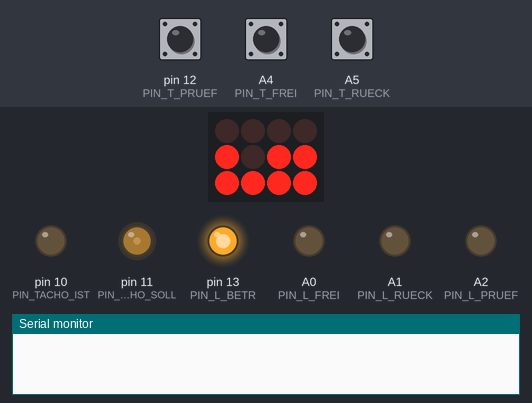
Simulated run of this sketch. Board: Arduino Uno, built with avr-gcc and run on an emulated ATmega328P. On the bench: 4×3 LED matrix, output pins drawn as LEDs (lit = HIGH), the last lines printed to the serial monitor. Wiring (inferred from the names in the program): LED matrix (orientation assumed): rows pin 2, pin 3, pin 9; columns pin 4, pin 5, pin 6, pin 8. Dashed ring = blinking. The inputs (shaded band) are chosen by the test bench; at power-on: pin 12 (PIN_T_PRUEF) HIGH, A5 (PIN_T_RUECK) HIGH, A4 (PIN_T_FREI) HIGH. Pins used as bus, display or sensor lines are not drawn.

Above: at 5.1 s.
5.2 s: pin 12 (PIN_T_PRUEF) pulled LOW for 0.15 s
At 5.89 s:
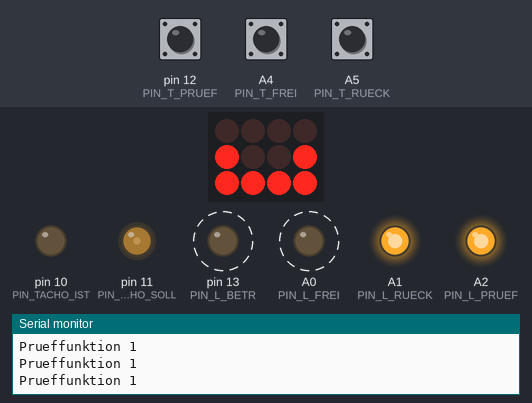
5.9 s: A5 (PIN_T_RUECK) pulled LOW for 0.15 s
At 6.6 s:
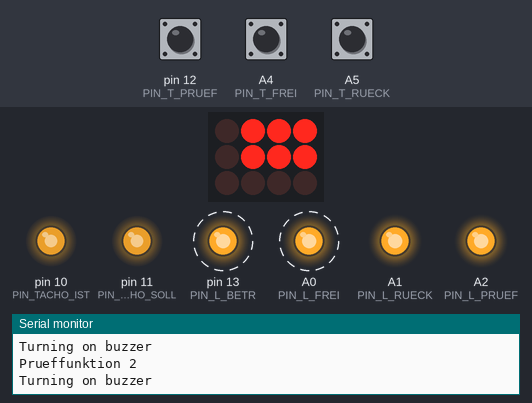
8.3 s: pin 12 (PIN_T_PRUEF) pulled LOW for 1 s
At 9.6 s:
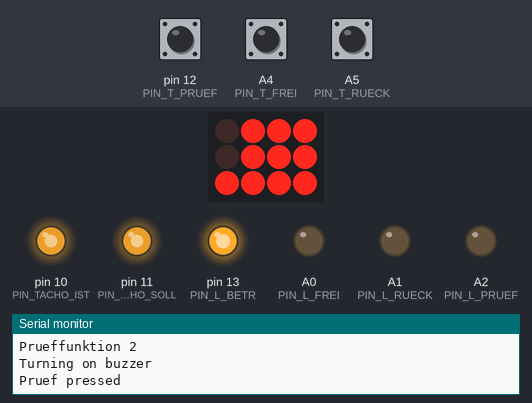
10.8 s: pin 12 (PIN_T_PRUEF) pulled LOW for 0.15 s
At 12.2 s:
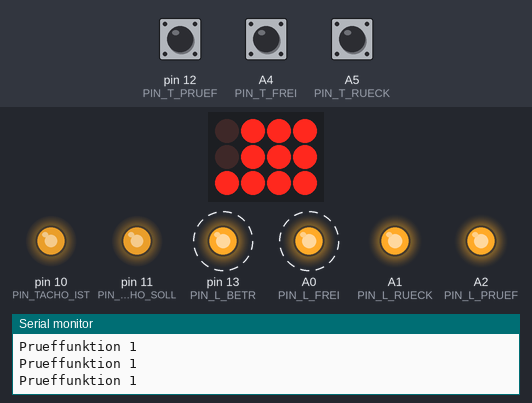
13.8 s: A5 (PIN_T_RUECK) pulled LOW for 1 s
At 14.8 s:
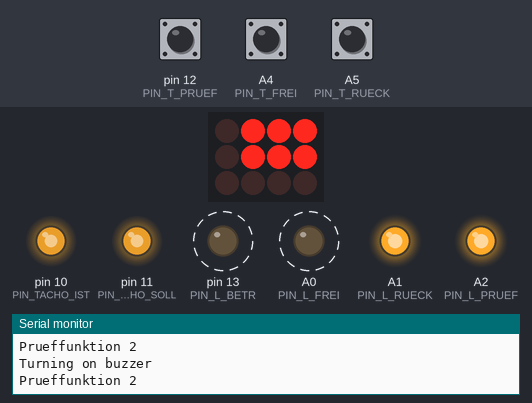
17.8 s: A5 (PIN_T_RUECK) pulled LOW for 0.15 s
At 18.5 s:
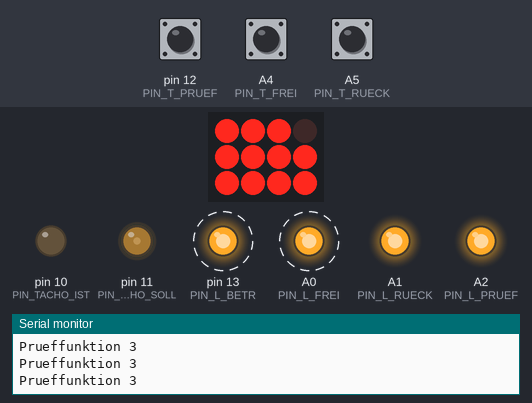
Timing chart, 0 to 21.1 s (numbered marks = the images above; inputs shaded):
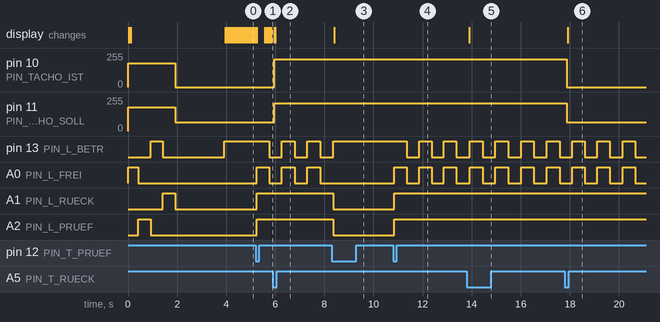

The sketch:

zub.ino
```cpp
#include "InputDebounce.h"

#define BUTTON_DEBOUNCE_DELAY 20 // [ms]

#define PRUEF_BUTTON_HOLD_TIME 5000 // [ms]
#define BLINK_INTERVAL 500          // [ms]
#define TRAIN_LENGTH 26
#define TERM_LINES 24
#define TERM_COLUMNS 80
#define CONSOLE_DRAW_INTERVAL 5000

// DISPLAY PINS
#define PIN_B0 2
#define PIN_B1 3
#define PIN_B2 4
#define PIN_B3 5

#define PIN_CS1 7
#define PIN_CS2 6

#define PIN_DS1 8
#define PIN_DS2 9

// BUTTON PINS

#define PIN_T_FREI A4 // vorher 10
#define PIN_T_RUECK A5 // vorher 11
#define PIN_T_PRUEF 12

// LAMP PINS

#define PIN_L_BETR 13
#define PIN_L_FREI A0
#define PIN_L_RUECK A1
#define PIN_L_PRUEF A2

#define PIN_BUZZER A3

// Tachometer PINS
#define PIN_TACHO_IST 10
#define PIN_TACHO_SOLL 11

bool on = 1;
bool off = 0;

int currentSpeedLimit = 25;
int currentSpeed = 0;

int H0count = 0;
int resetCount = 0;
int currentTestDisplay = 0;

/* Test Displays:
 *  1 - VMAX
 *  2 - Test (8888, Buzzer)
 *  3 - count H0 H000
 *  4 - E010 - Freischaltungen an H0
 *  5 - L000 ?
 *  6 - Zuglänge 35H
 *  7 - 2221
 *  8 - blank
 */

unsigned long previousBlinkMillisFrei = millis();
unsigned long previousBlinkMillisBetr = millis();

bool lastBlinkStateBetr = false;
bool lastBlinkStateFrei = false;

// Button debouncing

bool freiLastState = HIGH;
bool pruefLastState = HIGH;
bool rueckLastState = HIGH;

unsigned long lastDebounceTimeFrei = 0;
unsigned long lastDebounceTimePruef = 0;
unsigned long lastDebounceTimeRueck = 0;

// States

bool lightFreiOn = false;
bool lightPruefOn = false;
bool lightBetrOn = false;
bool lightRueckOn = false;
bool buzzerOn = false;


static InputDebounce freiButton;
static InputDebounce pruefButton;
static InputDebounce rueckButton;
unsigned long lastDrawOfConsole = 0;

bool lcdNum[16][4] =
    {
        {off, off, off, off}, // 0
        {off, off, off, on},  // 1
        {off, off, on, off},  // 2
        {off, off, on, on},   // 3
        {off, on, off, off},  // 4
        {off, on, off, on},   // 5
        {off, on, on, off},   // 6
        {off, on, on, on},    // 7
        {on, off, off, off},  // 8
        {on, off, off, on},   // 9
        {on, off, on, off},   // -      //array pos 10
        {on, off, on, on},    // E      //array pos 11
        {on, on, off, off},   // H      //array pos 12
        {on, on, off, on},    // L      //array pos 13
        {on, on, on, off},    // P      //array pos 14
        {on, on, on, on}      // Blank  //array pos 15
};


char charsInArray[] = "0123456789-EHLP ";

int getIndexOfChar(char c) {
  const char *ptr = strchr(charsInArray, c);
  if (ptr) {
    int index = ptr-charsInArray;
    return index;
  }
  return -1;
}

void displayString(char* str) {
  if (strlen(str) == 4) {
     int charIndex1 = getIndexOfChar(str[0]);
     int charIndex2 = getIndexOfChar(str[1]);
     int charIndex3 = getIndexOfChar(str[2]);
     int charIndex4 = getIndexOfChar(str[3]);
     if (charIndex1 != -1 && charIndex2 != -1 && charIndex3 != -1 && charIndex4 != -1) {
      disD1(lcdNum[charIndex1][0], lcdNum[charIndex1][1], lcdNum[charIndex1][2], lcdNum[charIndex1][3]);
      disD2(lcdNum[charIndex2][0], lcdNum[charIndex2][1], lcdNum[charIndex2][2], lcdNum[charIndex2][3]);
      disD3(lcdNum[charIndex3][0], lcdNum[charIndex3][1], lcdNum[charIndex3][2], lcdNum[charIndex3][3]);
      disD4(lcdNum[charIndex4][0], lcdNum[charIndex4][1], lcdNum[charIndex4][2], lcdNum[charIndex4][3]);
     }
  }
}

int lcdState[4] = {0, 0, 0, 0};
/* #region LAMP */

void turnOnBetr()
{
  digitalWrite(PIN_L_BETR, HIGH);
  lightBetrOn = true;
}

void turnOffBetr()
{
  digitalWrite(PIN_L_BETR, LOW);
  lightBetrOn = false;
}
void turnOnFrei()
{
  digitalWrite(PIN_L_FREI, HIGH);
  lightFreiOn = true;
}
void turnOffFrei()
{
  digitalWrite(PIN_L_FREI, LOW);
  lightFreiOn = false;
}
void turnOnPruef()
{
  digitalWrite(PIN_L_PRUEF, HIGH);
  lightPruefOn = true;
}
void turnOffPruef()
{
  digitalWrite(PIN_L_PRUEF, LOW);
  lightPruefOn = false;
}
void turnOnRueck()
{
  digitalWrite(PIN_L_RUECK, HIGH);
  lightRueckOn = true;
}
void turnOffRueck()
{
  digitalWrite(PIN_L_RUECK, LOW);
  lightRueckOn = false;
}
void turnOnBuzzer() {
  Serial.println("Turning on buzzer");
  digitalWrite(PIN_BUZZER, HIGH);
  buzzerOn = true;
}
void turnOffBuzzer() {
  digitalWrite(PIN_BUZZER, LOW);
  buzzerOn = false;
}
// #endregion

// #region Tacho

/* Mapping Speed to PWM */
// at 390 ohm
/* 12 = 5 km /h
 * 25 = 10km/h
 * 39 = 15km/h
 * 51 = 20 kh/h
 * 64 = 25km/h
 * 77 = 30 km/h
 * 90 = 35 km/h
 * 103 = 40 km/h
 * 117 = 45 km/h
 * 130 = 50 km/h
 * 143 = 55 km/h
 * 156 = 60 km/h
 * 168 = 65 km/h
 * 180 = 70 km/h
 * 194 = 75 km/h
 * 207 = 80 km/h
 * 218 = 85 km/h
 * 231 = 90 km/h
 */

int convertToPWM(int desiredSpeed) {
    if (desiredSpeed < 1) {
      return 0;
    }
    int speeds[] = {0, 5, 10, 15, 20, 25, 30, 35, 40, 45, 50, 55, 60, 65, 70, 75, 80, 85, 90};
    int pwms[] = {0, 12, 25, 39, 51, 64, 77, 90, 103, 117, 130, 143, 156, 168, 180, 194, 207, 218, 231};

    int i = 0;
    while (speeds[i] < desiredSpeed) {
        i++;
    }

    int speed1 = speeds[i - 1];
    int speed2 = speeds[i];
    int pwm1 = pwms[i - 1];
    int pwm2 = pwms[i];

    int estimatedPWM = pwm1 + (pwm2 - pwm1) * (desiredSpeed - speed1) / (speed2 - speed1);

    // Ensure PWM value is within the valid range of 0 to 255
    if (estimatedPWM < 0) {
        estimatedPWM = 0;
    } else if (estimatedPWM > 255) {
        estimatedPWM = 255;
    }

    return estimatedPWM;
}


void setCurrentSpeed(int kmh) {
    if (kmh > -1 && kmh < 91) {
      currentSpeed = kmh;
      analogWrite(PIN_TACHO_IST, convertToPWM(kmh));
    }
}
void setCurrentSpeedLimit(int kmh) {
      if (kmh > -1 && kmh < 91) {
        currentSpeedLimit = kmh;
        analogWrite(PIN_TACHO_SOLL, convertToPWM(kmh));
      }

}

// #endregion


void drawStateOnSerial()
{
  if ((millis() - lastDrawOfConsole) >= CONSOLE_DRAW_INTERVAL)
  {
    lastDrawOfConsole = millis();
    // Clear screen
    Serial.print("\033[2J");
    // Draw border

    // print display

    // assume 80 columns, 25 rows
    for (int y = 0; y < 6; y++)
    {
      Serial.print("\n");
    }
    Serial.print(lcdState[2]);
    Serial.print(lcdState[3]);
    Serial.print("\n");

    for (int i = 0; i < TERM_COLUMNS; i++)
    {
      // If we are in a display subroutine
      if (i == 38)
      {
        Serial.print(lcdState[0]);
      }
      else if (i == 39)
      {
        Serial.print(lcdState[1]);
      }
      else if (i == 40)
      {
        Serial.print(lcdState[2]);
      }
      else if (i == 41)
      {
        Serial.print(lcdState[3]);
      }
      else
      {
        Serial.print(" ");
      }
    }
    Serial.print("\n");
    // print light status
    Serial.print(" Frei: ");
    Serial.print(lightFreiOn);
    Serial.print(" Pruef: ");
    Serial.print(lightPruefOn);
    Serial.print(" Betr: ");
    Serial.print(lightBetrOn);
    Serial.print(" Rueck: ");
    Serial.print(lightRueckOn);

    // print if pressed
    Serial.print("\n");
    Serial.print("Current test mode: ");
    Serial.println(currentTestDisplay);
  }
}

//#region LCD drawing

void disD1(bool a, bool b, bool c, bool d)
{
  digitalWrite(PIN_B3, a);
  digitalWrite(PIN_B2, b);
  digitalWrite(PIN_B1, c);
  digitalWrite(PIN_B0, d);
  digitalWrite(PIN_DS1, LOW);
  digitalWrite(PIN_DS2, LOW);
  delay(2);
  digitalWrite(PIN_CS2, LOW);
  delay(2);
  digitalWrite(PIN_CS2, HIGH);
}
void disD2(bool a, bool b, bool c, bool d)
{
  digitalWrite(PIN_B3, a);
  digitalWrite(PIN_B2, b);
  digitalWrite(PIN_B1, c);
  digitalWrite(PIN_B0, d);
  digitalWrite(PIN_DS1, HIGH);
  digitalWrite(PIN_DS2, LOW);
  delay(2);
  digitalWrite(PIN_CS2, LOW);
  delay(2);
  digitalWrite(PIN_CS2, HIGH);
}
void disD3(bool a, bool b, bool c, bool d)
{
  digitalWrite(PIN_B3, a);
  digitalWrite(PIN_B2, b);
  digitalWrite(PIN_B1, c);
  digitalWrite(PIN_B0, d);
  digitalWrite(PIN_DS1, LOW);
  digitalWrite(PIN_DS2, HIGH);
  delay(2);
  digitalWrite(PIN_CS2, LOW);
  delay(2);
  digitalWrite(PIN_CS2, HIGH);
}
void disD4(bool a, bool b, bool c, bool d)
{
  digitalWrite(PIN_B3, a);
  digitalWrite(PIN_B2, b);
  digitalWrite(PIN_B1, c);
  digitalWrite(PIN_B0, d);
  digitalWrite(PIN_DS1, HIGH);
  digitalWrite(PIN_DS2, HIGH);
  delay(2);
  digitalWrite(PIN_CS2, LOW);
  delay(2);
  digitalWrite(PIN_CS2, HIGH);
}
void blankDisplay() // "  "
{
  disD1(lcdNum[15][0], lcdNum[15][1], lcdNum[15][2], lcdNum[15][3]);
  disD2(lcdNum[15][0], lcdNum[15][1], lcdNum[15][2], lcdNum[15][3]);
  disD3(lcdNum[15][0], lcdNum[15][1], lcdNum[15][2], lcdNum[15][3]);
  disD4(lcdNum[15][0], lcdNum[15][1], lcdNum[15][2], lcdNum[15][3]);
}

void displayDigitAtPosition(unsigned short digit, unsigned short position)
{
  if (digit < 10 && position < 4)
  {
    switch (position)
    {
    case 0:
      lcdState[0] = digit;
      disD1(lcdNum[digit, 0], lcdNum[digit, 1], lcdNum[digit, 2], lcdNum[digit, 3]);
    case 1:
      lcdState[1] = digit;
      disD2(lcdNum[digit, 0], lcdNum[digit, 1], lcdNum[digit, 2], lcdNum[digit, 3]);
    case 3:
      lcdState[2] = digit;

      disD3(lcdNum[digit, 0], lcdNum[digit, 1], lcdNum[digit, 2], lcdNum[digit, 3]);
    case 4:
      lcdState[3] = digit;
      disD4(lcdNum[digit, 0], lcdNum[digit, 1], lcdNum[digit, 2], lcdNum[digit, 3]);
    }
  }
}
void displayNumber(int number)
{
  // Check if number is four digits
  if (number > 0 && number < 10000)
  {
    if (number < 10)
    {
      disD1(lcdNum[15][0], lcdNum[15][1], lcdNum[15][2], lcdNum[15][3]);
      disD2(lcdNum[15][0], lcdNum[15][1], lcdNum[15][2], lcdNum[15][3]);
      disD3(lcdNum[15][0], lcdNum[15][1], lcdNum[15][2], lcdNum[15][3]);
      displayDigitAtPosition(number, 3);
    }
    else if (number < 100)
    {
      disD1(lcdNum[15][0], lcdNum[15][1], lcdNum[15][2], lcdNum[15][3]);
      disD2(lcdNum[15][0], lcdNum[15][1], lcdNum[15][2], lcdNum[15][3]);
      displayDigitAtPosition((number / 10), 2);
      displayDigitAtPosition((number % 10), 3);
    }
    else if (number < 1000)
    {
      disD1(lcdNum[15][0], lcdNum[15][1], lcdNum[15][2], lcdNum[15][3]);
      displayDigitAtPosition((number / 10), 1);
      displayDigitAtPosition((number / 10 % 10), 2);
      displayDigitAtPosition((number % 10), 3);
    }
    else
    {
      displayDigitAtPosition((number / 1000), 0);
      displayDigitAtPosition((number / 100 % 10), 1);
      displayDigitAtPosition((number / 10 % 10), 2);
      displayDigitAtPosition((number % 10), 3);
    }
  }
}


//#pragma endregion


// #pragma region Test functions

void displayH0()
{
  turnOffBuzzer();
  setCurrentSpeed(0);
  setCurrentSpeedLimit(25);
  displayString("H123");
  /*
  disD1(lcdNum[12][0], lcdNum[12][1], lcdNum[12][2], lcdNum[12][3]);
  displayDigitAtPosition(H0count / 100, 1);
  displayDigitAtPosition((H0count % 100 / 10), 2);
  displayDigitAtPosition((H0count % 10), 3);
  */
}

void displayLength()
{
  displayString(" 27H");
}
void displayFunc7()
{
  displayString("2221");
}
void displayResetCount()
{
  displayString("E123");
}

void displayL000()
{
  displayString("L000");
}

void testFunction()
{
  turnOnBuzzer();
  displayString("8888");
  setCurrentSpeed(80);
  setCurrentSpeedLimit(80);
}


//#pragma endregion


void blinkBetr()
{
  if (millis() - previousBlinkMillisBetr >= BLINK_INTERVAL)
  {
    previousBlinkMillisBetr = millis();
    if (lastBlinkStateBetr == true)
    {
      turnOffBetr();
    }
    else
    {
      turnOnBetr();
    }
    lastBlinkStateBetr = !lastBlinkStateBetr;
  }
}
void blinkFrei()
{
  if (millis() - previousBlinkMillisFrei >= BLINK_INTERVAL)
  {
    previousBlinkMillisFrei = millis();
    if (lastBlinkStateFrei == true)
    {
      turnOffFrei();
    }
    else
    {
      turnOnFrei();
    }
    lastBlinkStateFrei = !lastBlinkStateFrei;
  }
}

//#region Button callbacks
void pruefButton_pressedCallback()
{

    Serial.println("Pruef pressed");
    // Pruef pressed
    if (currentTestDisplay == 0)
    {
      currentTestDisplay = 1;
    }
    else
    {
      currentTestDisplay = 0;
    }

}
void freiButton_pressedCallback()
{

}

void rueckButton_pressedCallback()
{
  Serial.println("Rueck pressed");
  if (currentTestDisplay != 0) {
    if (currentTestDisplay < 8)
    {
      currentTestDisplay++;
    }
  else
    {
      currentTestDisplay = 1;
    }
  }
}

void rueckButton_releasedCallback() {

}
void pruefButton_releasedCallback() {

}
void freiButton_releasedCallback() {

}
//#endregion

void initDisplay() {
  pinMode(PIN_B0, OUTPUT);
  pinMode(PIN_B1, OUTPUT);
  pinMode(PIN_B2, OUTPUT);
  pinMode(PIN_B3, OUTPUT);
  pinMode(PIN_DS1, OUTPUT);
  pinMode(PIN_DS2, OUTPUT);
  pinMode(PIN_CS1, OUTPUT);
  pinMode(PIN_CS2, OUTPUT);
  digitalWrite(PIN_B0, LOW);
  digitalWrite(PIN_B1, LOW);
  digitalWrite(PIN_B2, LOW);
  digitalWrite(PIN_B3, LOW);
  digitalWrite(PIN_DS1, HIGH);
  digitalWrite(PIN_DS2, HIGH);
  digitalWrite(PIN_CS1, LOW);
  digitalWrite(PIN_CS2, HIGH);
}
void setupPins() {
    // Leuchten
  pinMode(PIN_L_BETR, OUTPUT);
  pinMode(PIN_L_FREI, OUTPUT);
  pinMode(PIN_L_PRUEF, OUTPUT);
  pinMode(PIN_L_RUECK, OUTPUT);

  // Buttons

 /* pinMode(PIN_T_FREI, INPUT_PULLUP);
  pinMode(PIN_T_PRUEF, INPUT_PULLUP);
  pinMode(PIN_T_RUECK, INPUT_PULLUP);
*/
// Tacho
  pinMode(PIN_TACHO_IST, OUTPUT);
  pinMode(PIN_TACHO_SOLL, OUTPUT);
}

void bootSequence() {
  displayString("8007");
  setCurrentSpeed(70);
  setCurrentSpeedLimit(70);
  turnOnBuzzer();
  turnOnFrei();
  delay(100);
  turnOffBuzzer();
  delay(300);
  turnOffFrei();
  turnOnPruef();
  delay(500);
  turnOffPruef();
  turnOnBetr();
  delay(500);
  turnOffBetr();
  turnOnRueck();
  delay(500);
  turnOffRueck();
//  blankDisplay();
setCurrentSpeed(0);
setCurrentSpeedLimit(25);
delay(2000);
}

void setup()
{
  setupPins();
  initDisplay();
//  blankDisplay();


  turnOffBuzzer();
  turnOffPruef();
  turnOffFrei();
  turnOffRueck();
  turnOffBetr();
  bootSequence();
  // Betr light on in normal mode
  turnOnBetr();
  Serial.begin(9600);
   freiButton.registerCallbacks(freiButton_pressedCallback, freiButton_releasedCallback);
  pruefButton.registerCallbacks(pruefButton_pressedCallback, pruefButton_releasedCallback);
    rueckButton.registerCallbacks(rueckButton_pressedCallback,rueckButton_releasedCallback);

  // setup input buttons (debounced)
  freiButton.setup(PIN_T_FREI, BUTTON_DEBOUNCE_DELAY, InputDebounce::PIM_INT_PULL_UP_RES);
  pruefButton.setup(PIN_T_PRUEF, BUTTON_DEBOUNCE_DELAY, InputDebounce::PIM_INT_PULL_UP_RES, 300); // single-shot pressed-on time duration callback
    rueckButton.setup(PIN_T_RUECK, BUTTON_DEBOUNCE_DELAY, InputDebounce::PIM_INT_PULL_UP_RES, 300); // single-shot pressed-on time duration callback


}


void normalMode() {
    turnOffBuzzer();
    turnOffPruef();
    turnOffFrei();
    turnOffRueck();
    turnOnBetr();
    displayVmax();
}

void displayVmax()
{
  char vmaxString[5];
  sprintf(vmaxString,"%4d",currentSpeedLimit);
  displayString(vmaxString);
}

// Main loop

void loop()
{

  unsigned long now = millis();
freiButton.process(now);
pruefButton.process(now);
rueckButton.process(now);
  // Read button pins
/*

  int readingFrei = digitalRead(PIN_T_RUECK);
  int readingPruef = digitalRead(PIN_T_PRUEF);
  int readingRueck = digitalRead(PIN_T_RUECK);

  if (readingFrei != freiLastState)
  {
    lastDebounceTimeFrei = millis();
  }
  if (readingPruef != pruefLastState)
  {
    lastDebounceTimePruef = millis();
  }
  if (readingRueck != rueckLastState)
  {
    lastDebounceTimeRueck = millis();
  }
*/
  /*
    if (digitalRead(PIN_T_FREI) == LOW && digitalRead(PIN_T_RUECK) == LOW) {
      // reset Zwangsbremsung

    } */
  // Check if we need to enter or exit test mode
 /* if ((millis() - lastDebounceTimePruef) >= BUTTON_DEBOUNCE_DELAY)
  {
    if (readingPruef != pruefLastState)
    {
  Serial.println("PRUEF changed");

      // Pruef has changed, debounce
      pruefLastState = readingPruef;
      pruefPressed();
    }
  }
*/
  if (currentTestDisplay > 0)
  {
    // constant pruef,rueck, blink frei, betr
    turnOnPruef();
    turnOnRueck();
    blinkFrei();
    blinkBetr();
    Serial.print("Prueffunktion ");
    Serial.println(currentTestDisplay);

    // Switch between display modes
/*
    if ((millis() - lastDebounceTimeRueck) >= BUTTON_DEBOUNCE_DELAY)
    {
      if (readingRueck != rueckLastState)
      {
        rueckLastState = readingRueck;
        if (rueckLastState == LOW)
        {
          rueckPressed();
        }
      }
    }*/

    switch (currentTestDisplay)
    {
    case 1:
      displayVmax();
      break;
    case 2:
      testFunction();
      break;
    case 3:
      displayH0();
      break;
    case 4:
      displayResetCount();
      break;
    case 5:
      displayL000();
      break;
    case 6:
      displayLength();
      break;
    case 7:
      displayFunc7();
      break;
    case 8:
      blankDisplay();
      break;
    }
  }
  else
  {
      normalMode();
  }

  // drawStateOnSerial();
  delay(1);
}
```

Measured:
- after the input at 5.2 s, pin 13 (PIN_L_BETR): HIGH → LOW after 0.54 s; A0 (PIN_L_FREI): LOW → HIGH at once, → LOW 0.51 s later; A1 (PIN_L_RUECK), A2 (PIN_L_PRUEF): LOW → HIGH at once
- after the input at 5.9 s, pin 10 (PIN_TACHO_IST): 0/255 → 207/255 after 0.06 s; pin 11 (PIN_TACHO_SOLL): 64/255 → 207/255 after 0.06 s
- after the input at 8.3 s, pin 13 (PIN_L_BETR): goes on until 8.4 s, then stays HIGH; A0 (PIN_L_FREI): stops changing and stays LOW; A1 (PIN_L_RUECK), A2 (PIN_L_PRUEF): HIGH → LOW after 0.06 s; the display: changes after 0.10 s (image 3)
- after the input at 10.8 s, pin 13 (PIN_L_BETR): alternates HIGH for 0.51 s and LOW for 0.51 s, starting after 0.55 s; A0 (PIN_L_FREI): alternates HIGH for 0.51 s and LOW for 0.51 s, starting at once; A1 (PIN_L_RUECK), A2 (PIN_L_PRUEF): LOW → HIGH at once
- after the input at 13.8 s, the display: changes after 0.10 s (image 5)
- after the input at 17.8 s, pin 10 (PIN_TACHO_IST): 207/255 → 0/255 after 0.06 s; pin 11 (PIN_TACHO_SOLL): 207/255 → 64/255 after 0.06 s; the display: changes after 0.12 s (image 6)
